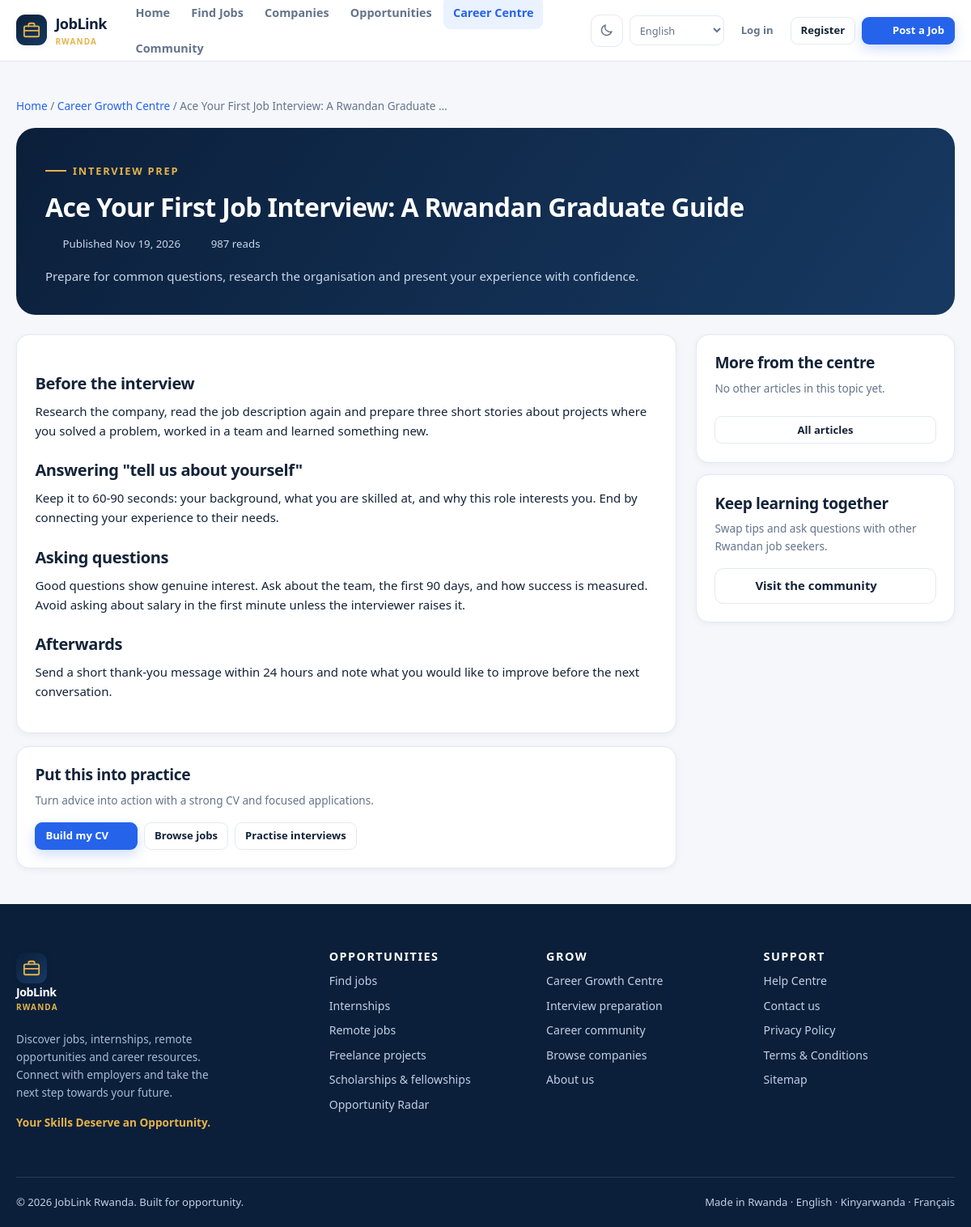
The page /career-centre/ace-your-first-job-interview-rwanda on the database its author committed.
### tables this page shows
CREATE TABLE IF NOT EXISTS articles (
    id INT UNSIGNED AUTO_INCREMENT PRIMARY KEY,
    author_id INT UNSIGNED DEFAULT NULL,
    title VARCHAR(220) NOT NULL,
    slug VARCHAR(240) NOT NULL,
    excerpt TEXT,
    body TEXT NOT NULL,
    category VARCHAR(80) DEFAULT NULL,
    image VARCHAR(255) DEFAULT NULL,
    status ENUM('draft','published','archived') NOT NULL DEFAULT 'draft',
    featured TINYINT(1) NOT NULL DEFAULT 0,
    views INT UNSIGNED NOT NULL DEFAULT 0,
    published_at DATETIME DEFAULT NULL,
    created_at DATETIME NOT NULL DEFAULT CURRENT_TIMESTAMP,
    updated_at DATETIME NOT NULL DEFAULT CURRENT_TIMESTAMP ON UPDATE CURRENT_TIMESTAMP,
    UNIQUE KEY uq_articles_slug (slug),
    KEY idx_articles_status (status, published_at)
);

### app/Core/Controller.php (called while the page is built, shortened)
<?php
abstract class Controller
{
    protected Request $request;
    protected array $data = [];
    public function __construct(Request $request)
    {
        $this->request = $request;
    }
    protected function render(string $view, array $data = [], string $title = ''): void
    {
        $this->data = array_merge($this->data, $data);
        $this->data['title'] = $title ?: ($this->data['title'] ?? config('app.name'));
        $this->data['request'] = $this->request;
        extract($this->data, EXTR_SKIP);
        $viewFile = BASE_PATH . '/app/Views/' . str_replace('.', '/', $view) . '.php';
        include $viewFile;
        include BASE_PATH . '/app/Views/layouts/main.php';
    }
}

### app/Controllers/CareerController.php (called while the page is built, shortened)
<?php
final class CareerController extends Controller
{
    public function article(): void
    {
        $slug = trim((string) $this->request->route('slug', ''));
        $article = Content::article($slug);
        $article['views'] = (int) ($article['views'] ?? 0) + 1;
        $related = [];
        if (!empty($article['category'])) {
            $related = Database::all(
                "SELECT * FROM articles
                 WHERE status = 'published' AND category = :cat AND id <> :id
                 ORDER BY published_at DESC LIMIT 3",
                ['cat' => $article['category'], 'id' => (int) $article['id']]
            );
        }
        $this->render('career.article', [
            'article' => $article,
            'related' => $related,
        ], $article['title']);
    }
}

### index.php (called while the page is built, shortened)
<?php
require __DIR__ . '/app/bootstrap.php';
$request = Request::capture();
$router = new Router();
try {
    $router->dispatch($request);
} catch (\Throwable $e) {
    $message = $e->getMessage();
    error_log('[JobLink] ' . $message . ' in ' . $e->getFile() . ':' . $e->getLine());
    http_response_code(500);
    if (config('app.debug')) {
        echo '<div style="font-family:monospace;padding:2rem;max-width:900px"><h1>Application error</h1><p>' . e($message) . '</p><pre>' . e($e->getTraceAsString()) . '</pre></div>';
    } else {
        echo '<h1>Something went wrong</h1><p>Our team has been notified. Please try again later.</p>';
    }
}

### app/bootstrap.php (called while the page is built, shortened)
<?php
require BASE_PATH . '/app/Core/Support.php';
spl_autoload_register(static function (string $class): void {
    $prefixes = [
        'App\\Core\\' => BASE_PATH . '/app/Core/',
        'App\\Controllers\\' => BASE_PATH . '/app/Controllers/',
        'App\\Models\\' => BASE_PATH . '/app/Models/',
    ];
    foreach ($prefixes as $prefix => $directory) {
        if (str_starts_with($class, $prefix)) {
            $file = $directory . str_replace('\\', '/', substr($class, strlen($prefix))) . '.php';
            return;
        }
    }
});

### app/Core/Request.php (called while the page is built, shortened)
<?php
final class Request
{
    private array $routeParams = [];
    public function setRouteParams(array $params): void { $this->routeParams = $params; }
    public function route(string $key, mixed $default = null): mixed { return $this->routeParams[$key] ?? $default; }
}

### app/Core/Database.php (called while the page is built, shortened)
<?php
final class Database
{
    private static ?PDO $pdo = null;
    public static function connection(): PDO
    {
        if (self::$pdo === null) {
            $cfg = config('database');
            $dsn = sprintf('mysql:host=%s;port=%d;dbname=%s;charset=%s', $cfg['host'], $cfg['port'], $cfg['name'], $cfg['charset']);
            try {
                self::$pdo = new PDO($dsn, $cfg['user'], $cfg['pass'], [
                    PDO::ATTR_ERRMODE => PDO::ERRMODE_EXCEPTION,
                    PDO::ATTR_DEFAULT_FETCH_MODE => PDO::FETCH_ASSOC,
                    PDO::ATTR_EMULATE_PREPARES => false,
                    PDO::ATTR_STRINGIFY_FETCHES => false,
                ]);
            } catch (PDOException $e) {
                $hint = 'Please create the database and import database/schema.sql (see docs/INSTALLATION.md).';
                throw new \RuntimeException('Database connection failed: ' . $e->getMessage() . ' ' . $hint);
            }
        }
        return self::$pdo;
    }
    public static function query(string $sql, array $params = []): PDOStatement
    {
        $statement = self::connection()->prepare($sql);
        foreach ($params as $key => $value) {
            $param = is_int($key) ? $key + 1 : (str_starts_with($key, ':') ? $key : ':' . $key);
            if ($value === null) {
                $statement->bindValue($param, null, PDO::PARAM_NULL);
            } elseif (is_bool($value)) {
                $statement->bindValue($param, $value, PDO::PARAM_BOOL);
            } elseif (is_int($value)) {
                $statement->bindValue($param, $value, PDO::PARAM_INT);
            } else {
                $statement->bindValue($param, (string) $value, PDO::PARAM_STR);
            }
        }
        $statement->execute();
        return $statement;
    }
    public static function all(string $sql, array $params = []): array
    {
        return self::query($sql, $params)->fetchAll();
    }
    public static function one(string $sql, array $params = []): ?array
    {
        $row = self::query($sql, $params)->fetch();
        return $row === false ? null : $row;
    }
}

### app/Models/Content.php (called while the page is built, shortened)
<?php
final class Content
{
    public static function article(string $slug): ?array
    {
        return Database::one("SELECT * FROM articles WHERE slug = :slug AND status = 'published'", ['slug' => $slug]);
    }
}

### app/Views/career/article.php (the view)
<?php
$body = (string) ($article['body'] ?? '');
$hasHtml = preg_match('/<[a-z][^>]*>/i', $body) === 1;
?>
<section class="section-tight">
  <div class="container">
    <nav class="small muted mb-2"><a href="<?= e(url()) ?>">Home</a> / <a href="<?= e(url('career-centre')) ?>">Career Growth Centre</a> / <?= e(str_limit($article['title'], 50)) ?></nav>
    <div class="detail-hero">
      <span class="eyebrow"><?= e($article['category'] ?? 'Career advice') ?></span>
      <h1 class="mt-0"><?= e($article['title']) ?></h1>
      <div class="job-meta mt-2">
        <span><?= icon('clock', 16) ?>Published <?= e(format_date($article['published_at'] ?? $article['created_at'])) ?></span>
        <span><?= icon('eye', 16) ?><?= (int) $article['views'] ?> reads</span>
      </div>
      <?php if (!empty($article['excerpt'])): ?><p class="mt-2 mb-0" style="color:#c9d8ed"><?= e($article['excerpt']) ?></p><?php endif; ?>
    </div>
    <div class="detail-grid mt-3">
      <div>
        <div class="card rich-text">
          <?php if ($hasHtml): ?>
            <?= $body ?>
          <?php else: ?>
            <?= nl2br(e($body)) ?>
          <?php endif; ?>
        </div>
        <div class="card mt-2">
          <h3>Put this into practice</h3>
          <p class="small muted">Turn advice into action with a strong CV and focused applications.</p>
          <div class="d-flex flex-wrap gap-1">
            <a class="btn btn-primary btn-sm" href="<?= e(url('my-cv')) ?>">Build my CV <?= icon('arrow', 14) ?></a>
            <a class="btn btn-outline btn-sm" href="<?= e(url('jobs')) ?>">Browse jobs</a>
            <a class="btn btn-outline btn-sm" href="<?= e(url('interview-prep')) ?>">Practise interviews</a>
          </div>
        </div>
      </div>
      <aside class="side-info">
        <div class="card">
          <h3>More from the centre</h3>
          <?php if ($related): ?>
            <div class="side-info">
              <?php foreach ($related as $item): ?>
                <a class="small d-block mb-1" href="<?= e(url('career-centre/' . $item['slug'])) ?>"><?= e(str_limit($item['title'], 70)) ?></a>
              <?php endforeach; ?>
            </div>
          <?php else: ?>
            <p class="small muted mb-1">No other articles in this topic yet.</p>
          <?php endif; ?>
          <a class="btn btn-outline btn-sm btn-block mt-2" href="<?= e(url('career-centre')) ?>">All articles</a>
        </div>
        <div class="card">
          <h3>Keep learning together</h3>
          <p class="small muted mb-2">Swap tips and ask questions with other Rwandan job seekers.</p>
          <a class="btn btn-outline btn-block" href="<?= e(url('community')) ?>">Visit the community <?= icon('arrow', 14) ?></a>
        </div>
      </aside>
    </div>
  </div>
</section>

### app/Core/Router.php (shortened to what this page needs)
<?php
final class Router
{
    private array $routes = [];
    public function add(string $methods, string $pattern, string $handler, array $middleware = []): void
    {
        foreach (explode('|', $methods) as $method) {
            $this->routes[] = [
                'method' => strtoupper(trim($method)),
                'regex' => $this->compile($pattern),
                'handler' => $handler,
                'middleware' => $middleware,
                'pattern' => $pattern,
            ];
        }
    }
    private function compile(string $pattern): string
    {
        $pattern = preg_replace('/\/(?=\{[a-zA-Z_]+\?\})/', '', $pattern) ?? $pattern;
        $pattern = preg_replace_callback('/\{([a-zA-Z_]+)(\?)?\}/', static function ($m) {
            return ($m[2] ?? '') === '?' ? '(?:/(?P<' . $m[1] . '>[^/]+))?' : '(?P<' . $m[1] . '>[^/]+)';
        }, $pattern) ?? $pattern;
        return '#^' . $pattern . '$#u';
    }
    public function dispatch(Request $request): void
    {
        foreach ($this->routes as $route) {
            if (!preg_match($route['regex'], $request->path, $matches)) {
                continue;
            }
            $params = [];
            foreach ($matches as $key => $value) {
                if (is_string($key)) {
                    $params[$key] = $value;
                }
            }
            $request->setRouteParams($params);
            [$class, $method] = explode('@', $route['handler'], 2);
            $controller = new $fqcn($request);
            $controller->{$method}();
            return;
        }
    }
}

### assets/css/style.css (style rules this page uses)
:root { --navy: #0b1f3a; --navy-2: #102b4e; --navy-3: #173962; --blue: #2563eb; --blue-dark: #1d4ed8; --blue-soft: #eaf1ff; --gold: #e6b34a; --gold-soft: #fff5de; --bg: #f5f7fb; --surface: #ffffff; --surface-2: #f8fafc; --border: #e3e9f2; --text: #142338; --muted: #64748b; --muted-2: #94a3b8; --green: #0f9f6e; --green-soft: #e7f8f1; --red: #dc2626; --red-soft: #feecec; --amber: #b45309; --amber-soft: #fff6e6; --shadow-sm: 0 2px 8px rgba(11, 31, 58, .05); --shadow: 0 12px 34px rgba(11, 31, 58, .09); --shadow-lg: 0 24px 60px rgba(11, 31, 58, .16); --radius-sm: 10px; --radius: 16px; --radius-lg: 24px; --max: 1200px; --header-h: 76px; --transition: .22s cubic-bezier(.4, 0, .2, 1); }
*, *::before, *::after { box-sizing: border-box; }
html { scroll-behavior: smooth; }
body { margin: 0; font-family: "Segoe UI", Inter, -apple-system, BlinkMacSystemFont, Roboto, Arial, sans-serif; background: var(--bg); color: var(--text); font-size: 15px; line-height: 1.6; -webkit-font-smoothing: antialiased; }
a { color: var(--blue); text-decoration: none; }
h1, h2, h3, h4, h5 { margin: 0 0 .5em; line-height: 1.2; font-weight: 750; letter-spacing: -.02em; }
h1 { font-size: clamp(2rem, 4vw, 3.5rem); }
h2 { font-size: clamp(1.5rem, 2.6vw, 2.15rem); }
h3 { font-size: 1.2rem; }
p { margin: 0 0 1rem; }
.container { width: min(100% - 2.5rem, var(--max)); margin-inline: auto; }
.muted { color: var(--muted); }
.small { font-size: .85rem; }
.mt-0 { margin-top: 0; }
.mt-2 { margin-top: 1rem; }
.mt-3 { margin-top: 1.5rem; }
.mb-0 { margin-bottom: 0; }
.mb-1 { margin-bottom: .5rem; }
.mb-2 { margin-bottom: 1rem; }
.d-flex { display: flex; }
.flex-wrap { flex-wrap: wrap; }
.gap-1 { gap: .5rem; }
.btn { display: inline-flex; align-items: center; justify-content: center; gap: .55rem; min-height: 44px; padding: .7rem 1.2rem; border: 1px solid transparent; border-radius: 11px; font-weight: 650; font-size: .93rem; line-height: 1.2; text-align: center; transition: var(--transition); white-space: nowrap; text-decoration: none; }
.btn-primary { background: var(--blue); color: #fff; box-shadow: 0 6px 16px rgba(37, 99, 235, .22); }
.btn-outline { border-color: var(--border); background: var(--surface); color: var(--text); }
.btn-sm { min-height: 34px; padding: .4rem .75rem; font-size: .82rem; border-radius: 9px; }
.btn-block { width: 100%; }
.eyebrow { display: inline-flex; align-items: center; gap: .5rem; color: var(--gold); font-size: .8rem; font-weight: 750; letter-spacing: .14em; text-transform: uppercase; margin-bottom: 1rem; }
.eyebrow::before { content: ''; width: 26px; height: 2px; background: var(--gold); }
.section-tight { padding: 2.75rem 0; }
.card { background: var(--surface); border: 1px solid var(--border); border-radius: var(--radius); padding: 1.4rem; box-shadow: var(--shadow-sm); transition: var(--transition); }
.job-meta { display: flex; flex-wrap: wrap; gap: .75rem 1rem; color: var(--muted); font-size: .83rem; }
.job-meta span { display: inline-flex; align-items: center; gap: .35rem; }
.detail-grid { display: grid; grid-template-columns: minmax(0, 1fr) 320px; gap: 1.5rem; align-items: start; }
.detail-hero { background: linear-gradient(125deg, var(--navy), var(--navy-3)); color: #fff; border-radius: var(--radius-lg); padding: 2.25rem; margin-bottom: 1.5rem; }
.detail-hero h1 { color: #fff; font-size: 2rem; }
.detail-hero .job-meta { color: #c9d8ed; }
.rich-text h2 { font-size: 1.25rem; margin-top: 1.6rem; }
.side-info { display: grid; gap: .9rem; }

### rows shown on the page
articles: title "Ace Your First Job Interview: A Rwandan Graduate …", category "INTERVIEW PREP", title "Ace Your First Job Interview: A Rwandan Graduate Guide", published_at "Nov 19, 2026", excerpt "Prepare for common questions, research the organisation and present your experience with confidence.", body "Before the interview Research the company, read the job description again and prepare three short stories about projects where you solved a problem, worked in a team and learned something new. Answering \"tell us about yourself\" Keep it to 60-90 seconds: your background, what you are skilled at, and why this role interests you. End by connecting your experience to their needs. Asking questions Good questions show genuine interest. Ask about the team, the first 90 days, and how success is measured. Avoid asking about salary in the first minute unless the interviewer raises it. Afterwards Send a short thank-you message within 24 hours and note what you would like to improve before the next…"

### other values the page prints
$article['views'] "987"
form field value "English"
